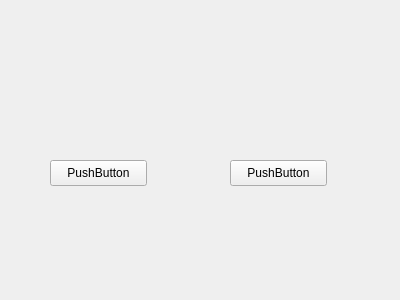
<?xml version="1.0" encoding="UTF-8"?>
<ui version="4.0">
 <class>MainWindow</class>
 <widget class="QMainWindow" name="MainWindow">
  <property name="geometry">
   <rect>
    <x>0</x>
    <y>0</y>
    <width>400</width>
    <height>300</height>
   </rect>
  </property>
  <property name="windowTitle">
   <string>MainWindow</string>
  </property>
  <widget class="QWidget" name="MainWidget">
   <widget class="QPushButton" name="pushButton">
    <property name="geometry">
     <rect>
      <x>50</x>
      <y>160</y>
      <width>97</width>
      <height>26</height>
     </rect>
    </property>
    <property name="text">
     <string>PushButton</string>
    </property>
   </widget>
   <widget class="QPushButton" name="pushButton_2">
    <property name="geometry">
     <rect>
      <x>230</x>
      <y>160</y>
      <width>97</width>
      <height>26</height>
     </rect>
    </property>
    <property name="text">
     <string>PushButton</string>
    </property>
   </widget>
  </widget>
 </widget>
 <layoutdefault spacing="6" margin="11"/>
 <resources/>
 <connections/>
</ui>
